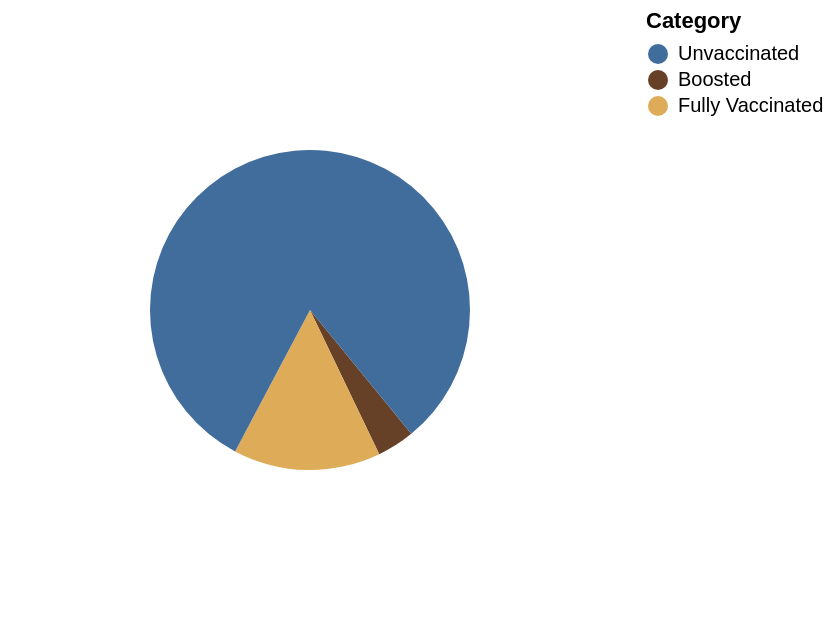

Write a Vega-Lite specification for this figure.
### Vega-Lite specification from a JSON file in a GitHub repository (floating-point values rounded to 4 significant figures)
{"$schema": "https://vega.github.io/schema/vega-lite/v5.json", "description": "Overall CFR Rate", "data": {"values": [{"category": "Boosted", "value": 0.0962, "order": 1}, {"category": "Fully Vaccinated", "value": 0.3784, "order": 2}, {"category": "Unvaccinated", "value": 2.068, "order": 3}]}, "mark": {"type": "arc", "outerRadius": 80}, "encoding": {"theta": {"field": "value", "type": "quantitative", "scale": {"range": [2.456, 8.739]}, "stack": true}, "color": {"field": "category", "type": "nominal", "title": "Category", "scale": {"domain": ["Unvaccinated", "Boosted", "Fully Vaccinated"], "range": ["#416D9D", "#674028", "#DEAC58"]}, "legend": {"orient": "right"}}, "order": {"field": "order"}}}
